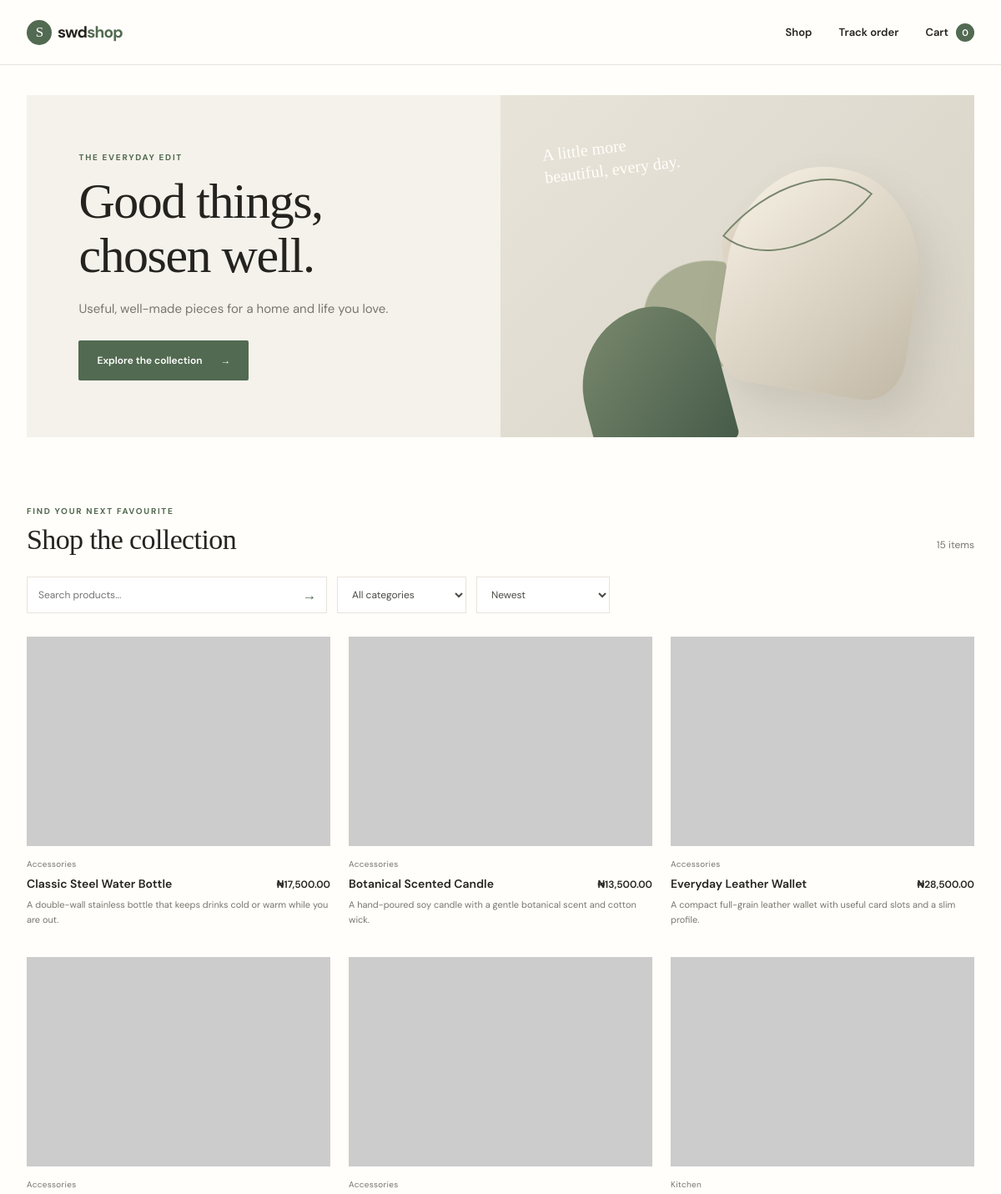
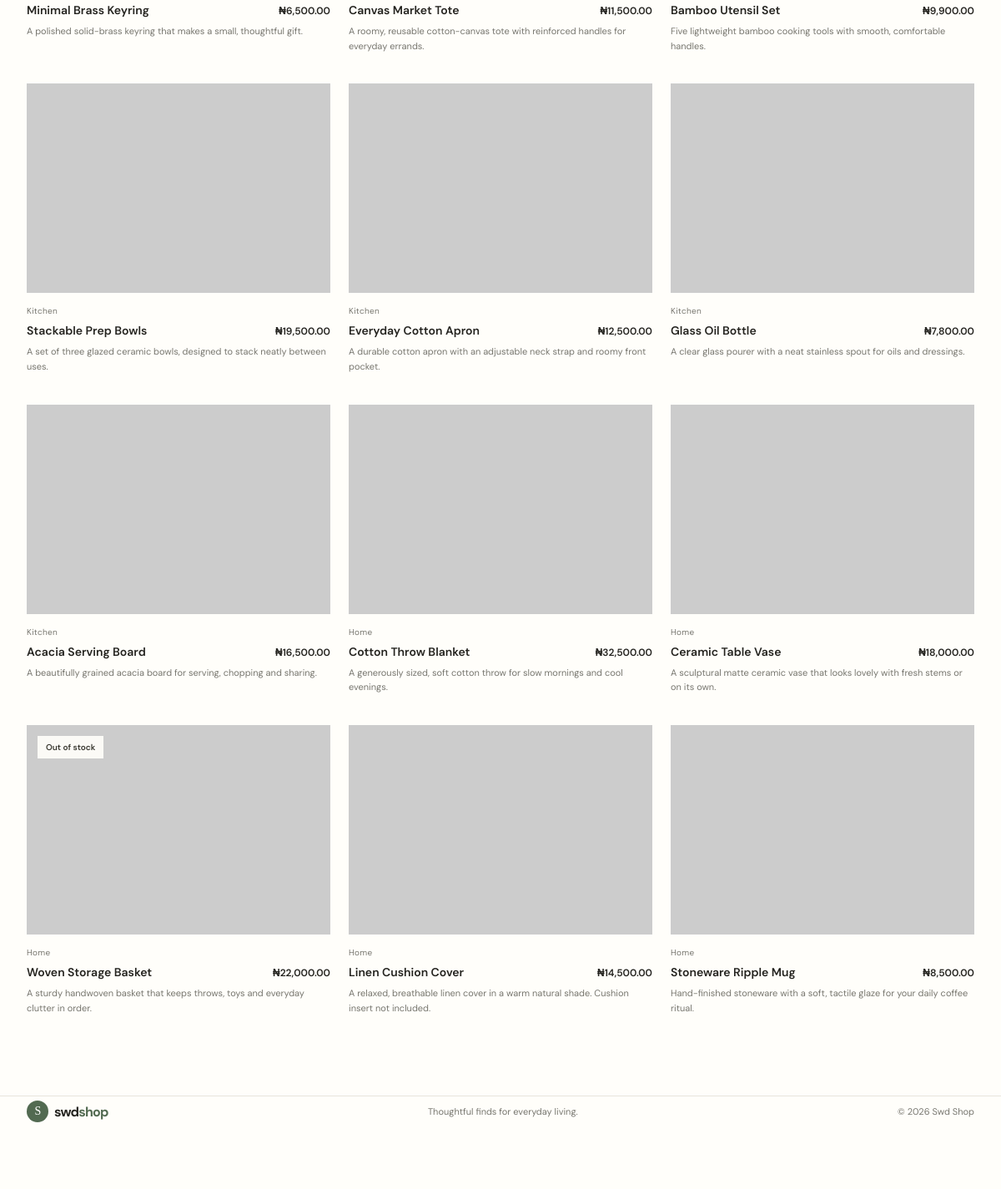
The page / on the database its author committed (2 pictures, top to bottom).
### tables this page shows
CREATE TABLE `products` (
  `id` int(10) unsigned NOT NULL AUTO_INCREMENT,
  `category_id` int(10) unsigned NOT NULL,
  `name` varchar(150) NOT NULL,
  `slug` varchar(170) NOT NULL,
  `description` text NOT NULL,
  `price` decimal(10,2) NOT NULL CHECK (`price` > 0),
  `stock` int(10) unsigned NOT NULL DEFAULT 0,
  `image_url` varchar(255) DEFAULT NULL,
  `is_active` tinyint(1) NOT NULL DEFAULT 1,
  `created_at` timestamp NULL DEFAULT current_timestamp(),
  PRIMARY KEY (`id`),
  UNIQUE KEY `slug` (`slug`),
  KEY `category_id` (`category_id`),
  CONSTRAINT `products_ibfk_1` FOREIGN KEY (`category_id`) REFERENCES `categories` (`id`)
);

CREATE TABLE `categories` (
  `id` int(10) unsigned NOT NULL AUTO_INCREMENT,
  `name` varchar(80) NOT NULL,
  `slug` varchar(90) NOT NULL,
  PRIMARY KEY (`id`),
  UNIQUE KEY `slug` (`slug`)
);

### app/cart.php (called while the page is built, shortened)
<?php
function cart_count(): int
{
    $cart = $_SESSION['cart'] ?? [];
    return array_sum(array_map(
        static fn (mixed $quantity): int => max(0, (int) $quantity),
        $cart
    ));
}

### app/bootstrap.php (called while the page is built, shortened)
<?php
function e(mixed $value): string
{
    return htmlspecialchars((string) $value, ENT_QUOTES | ENT_SUBSTITUTE, 'UTF-8');
}
function money(int|float|string $amount): string
{
    return '₦' . number_format((float) $amount, 2);
}

### index.php (the view, shortened to what this page needs)
<?php
require __DIR__ . '/app/bootstrap.php';
$search = trim((string) ($_GET['q'] ?? ''));
$sort = (string) ($_GET['sort'] ?? 'newest');
$sortOptions = [
    'newest' => 'p.created_at DESC, p.id DESC',
    'price_asc' => 'p.price ASC, p.id DESC',
    'price_desc' => 'p.price DESC, p.id DESC',
];
$conditions = ['p.is_active = 1'];
$parameters = [];
$sql = 'SELECT p.id, p.name, p.slug, p.description, p.price, p.stock, p.image_url, c.name AS category_name
        FROM products p
        LEFT JOIN categories c ON c.id = p.category_id
        WHERE ' . implode(' AND ', $conditions) . '
        ORDER BY ' . $sortOptions[$sort];
$statement = $pdo->prepare($sql);
$statement->execute($parameters);
$products = $statement->fetchAll();
require __DIR__ . '/partials/header.php';
?>
<section class="hero">
    <div class="hero-copy">
        <p class="eyebrow">THE EVERYDAY EDIT</p>
        <h1>Good things,<br>chosen well.</h1>
        <p>Useful, well-made pieces for a home and life you love.</p>
        <a class="button button-dark" href="#products">Explore the collection <span aria-hidden="true">&rarr;</span></a>
    </div>
    <div class="hero-art" role="img" aria-label="A curated selection of everyday essentials">
        <span class="hero-note">A little more<br>beautiful, every day.</span>
        <span class="hero-orbit"></span>
    </div>
</section>
<section class="shop-section" id="products">
    <div class="section-heading">
        <div>
            <p class="eyebrow">FIND YOUR NEXT FAVOURITE</p>
            <h2>Shop the collection</h2>
        </div>
        <span class="result-count"><?= count($products) ?> <?= count($products) === 1 ? 'item' : 'items' ?></span>
    </div>
    <form class="filters" method="get" action="index.php">
        <label class="search-field">
            <input type="search" name="q" value="<?= e($search) ?>" placeholder="Search products...">
            <button type="submit" aria-label="Search">&rarr;</button>
        </label>
        <label class="filter-select">
            <select name="category" onchange="this.form.submit()">
                <option value="">All categories</option>
            </select>
        </label>
        <label class="filter-select">
            <select name="sort" onchange="this.form.submit()">
                <option value="newest" <?= $sort === 'newest' ? 'selected' : '' ?>>Newest</option>
            </select>
        </label>
    </form>
    <?php if ($products): ?>
        <div class="product-grid">
            <?php foreach ($products as $product): ?>
                <article class="product-card">
                    <a class="product-image" href="product.php?slug=<?= rawurlencode($product['slug']) ?>">
                        <img src="<?= e($product['image_url']) ?>" alt="<?= e($product['name']) ?>" loading="lazy">
                        <?php if ((int) $product['stock'] < 1): ?>
                            <span class="stock-badge">Out of stock</span>
                        <?php endif; ?>
                    </a>
                    <div class="product-info">
                        <p class="product-category"><?= e($product['category_name'] ?? 'Collection') ?></p>
                        <div class="product-title-row">
                            <h3><a href="product.php?slug=<?= rawurlencode($product['slug']) ?>"><?= e($product['name']) ?></a></h3>
                            <span class="product-price"><?= money($product['price']) ?></span>
                        </div>
                        <p class="product-description"><?= e($product['description']) ?></p>
                    </div>
                </article>
            <?php endforeach; ?>
        </div>
    <?php endif; ?>
</section>
<?php require __DIR__ . '/partials/footer.php'; ?>

### partials/header.php (shortened to what this page needs)
<?php
require_once __DIR__ . '/../app/cart.php';
?>
<!doctype html>
<html lang="en">
<head>
    <link rel="stylesheet" href="assets/style.css">
</head>
<body>
<header class="site-header">
    <div class="header-inner">
        <a class="brand" href="index.php"><span class="brand-mark">S</span> swd<span>shop</span></a>
        <nav class="main-nav" aria-label="Main navigation">
            <a href="index.php">Shop</a>
            <a href="order-lookup.php">Track order</a>
            <a class="cart-link" href="cart.php">Cart <span class="cart-count"><?= cart_count() ?></span></a>
        </nav>
    </div>
</header>
<main>

### partials/footer.php
</main>
<footer class="site-footer">
    <div class="footer-inner">
        <a class="brand brand-footer" href="index.php"><span class="brand-mark">S</span> swd<span>shop</span></a>
        <p>Thoughtful finds for everyday living.</p>
        <small>&copy; <?= date('Y') ?> Swd Shop</small>
    </div>
</footer>
</body>
</html>

### rows shown on the page
products: category.name "Accessories", name "Classic Steel Water Bottle", price "₦17,500.00", description "A double-wall stainless bottle that keeps drinks cold or warm while you are out."
products: category.name "Accessories", name "Botanical Scented Candle", price "₦13,500.00", description "A hand-poured soy candle with a gentle botanical scent and cotton wick."
products: category.name "Accessories", name "Everyday Leather Wallet", price "₦28,500.00", description "A compact full-grain leather wallet with useful card slots and a slim profile."
products: category.name "Accessories", name "Minimal Brass Keyring", price "₦6,500.00", description "A polished solid-brass keyring that makes a small, thoughtful gift."
products: category.name "Accessories", name "Canvas Market Tote", price "₦11,500.00", description "A roomy, reusable cotton-canvas tote with reinforced handles for everyday errands."
products: category.name "Kitchen", name "Bamboo Utensil Set", price "₦9,900.00", description "Five lightweight bamboo cooking tools with smooth, comfortable handles."
products: category.name "Kitchen", name "Stackable Prep Bowls", price "₦19,500.00", description "A set of three glazed ceramic bowls, designed to stack neatly between uses."
products: category.name "Kitchen", name "Everyday Cotton Apron", price "₦12,500.00", description "A durable cotton apron with an adjustable neck strap and roomy front pocket."
products: category.name "Kitchen", name "Glass Oil Bottle", price "₦7,800.00", description "A clear glass pourer with a neat stainless spout for oils and dressings."
products: category.name "Kitchen", name "Acacia Serving Board", price "₦16,500.00", description "A beautifully grained acacia board for serving, chopping and sharing."
products: category.name "Home", name "Cotton Throw Blanket", price "₦32,500.00", description "A generously sized, soft cotton throw for slow mornings and cool evenings."
products: category.name "Home", name "Ceramic Table Vase", price "₦18,000.00", description "A sculptural matte ceramic vase that looks lovely with fresh stems or on its own."
products: stock "Out of stock", category.name "Home", name "Woven Storage Basket", price "₦22,000.00", description "A sturdy handwoven basket that keeps throws, toys and everyday clutter in order."
products: category.name "Home", name "Linen Cushion Cover", price "₦14,500.00", description "A relaxed, breathable linen cover in a warm natural shade. Cushion insert not included."
products: category.name "Home", name "Stoneware Ripple Mug", price "₦8,500.00", description "Hand-finished stoneware with a soft, tactile glaze for your daily coffee ritual."

### other values the page prints
cart_count() "0"
count($products) "15"
